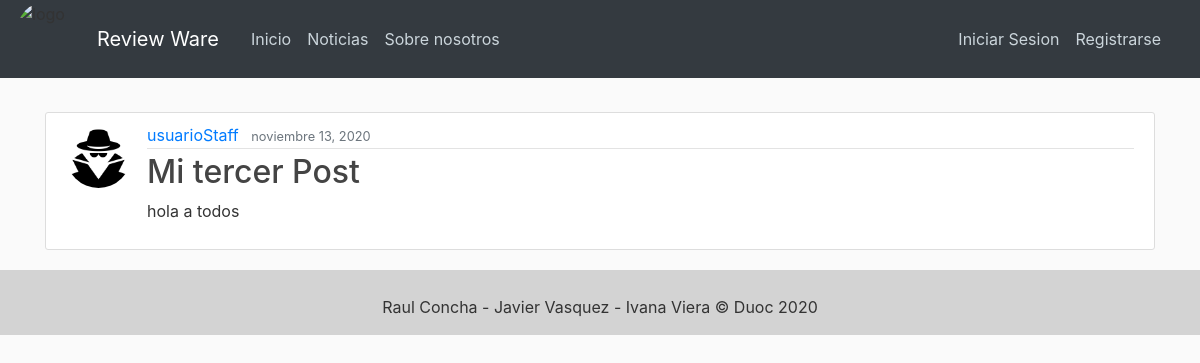
Screenshot of /post/53/ with the database file from the repository.
### blog/models.py (models this page shows, shortened)
class Post(models.Model):
    title = models.CharField(max_length=100)
    content = models.TextField()
    date_posted = models.DateTimeField(default=timezone.now)
    author = models.ForeignKey(User, on_delete=models.CASCADE)

### users/models.py (models this page shows, shortened)
class Profile(models.Model):
    user = models.OneToOneField(User, on_delete=models.CASCADE)
    image = models.ImageField(default='default.jpg', upload_to='profile_pics')

### blog/views.py (the view)
# urls.py: path('post/<int:pk>/', PostDetailView.as_view(), name='post-detail'),
class PostDetailView(DetailView):
    model = Post

### blog/templates/blog/post_detail.html (shortened to what this page needs)
{% extends "blog/base.html" %}
{% block content %}
  <article class="media content-section">
    <img class="rounded-circle article-img" src="{{ object.author.profile.image.url }}">
    <div class="media-body">
      <div class="article-metadata">
        <a class="mr-2" href="{% url 'user-posts' object.author.username %}">{{ object.author }}</a>
        <small class="text-muted">{{ object.date_posted|date:"F d, Y" }}</small>
      </div>
      <h2 class="article-title">{{ object.title }}</h2>
      <p class="article-content">{{ object.content }}</p>
    </div>
  </article>
{% endblock content %}

### blog/static/blog/main.css (style rules this page uses)
body { background: #fafafa; color: #333333; margin-top: 7rem; }
h1, h2, h3, h4, h6 { color: #444444; }
.content-section { background: #ffffff; padding: 10px 20px; border: 1px solid #dddddd; border-radius: 3px; margin-bottom: 20px; }
.article-title { color: #444444; }
.article-content { white-space: pre-line; }
.article-img { height: 65px; width: 65px; margin-right: 16px; }
.article-metadata { padding-bottom: 1px; margin-bottom: 4px; border-bottom: 1px solid #e3e3e3 }

### rows the page displays
Post: author.profile.image (placeholder picture), author "usuarioStaff", date_posted "noviembre 13, 2020", title "Mi tercer Post", content "hola a todos"
